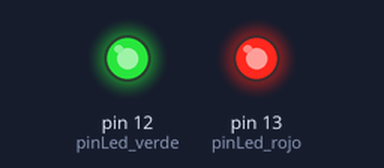
A sketch run on a simulated Arduino Uno, built with avr-gcc and run on an emulated ATmega328P. Shown: output pins drawn as LEDs (lit = HIGH).

Above: at 0.1 s.
Timing chart, 0 to 1.6 s (numbered marks = the images above):
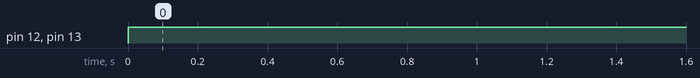

Measured:
- by itself, pin 12 (pinLed_verde), pin 13 (pinLed_rojo): LOW → HIGH at 0.00 s

The sketch:

Test_on_off.ino
```cpp
/*
 * 	-------------------------------------------------------------------------
 * 	|  Start test code														|
 *	|  Author:  Carlos Carretero                                           	|
 * 	|  Date:    11 - 16 - 2015                                             	|
 * 	|  Version: 1.00                                                       	|
 * 	|  Description: The test light red and green led when the robot is 		|
 * 	|  switched on
 * 	-------------------------------------------------------------------------
 */

int pinLed_rojo  = 13,
	pinLed_verde = 12;

void setup()
{
	Serial.begin(9600);
	//Serial1.begin(9600);
	pinMode(pinLed_rojo,OUTPUT);
	pinMode(pinLed_verde,OUTPUT);
}

void loop()
{
	digitalWrite(pinLed_rojo,HIGH);
	digitalWrite(pinLed_verde,HIGH);
}
```
